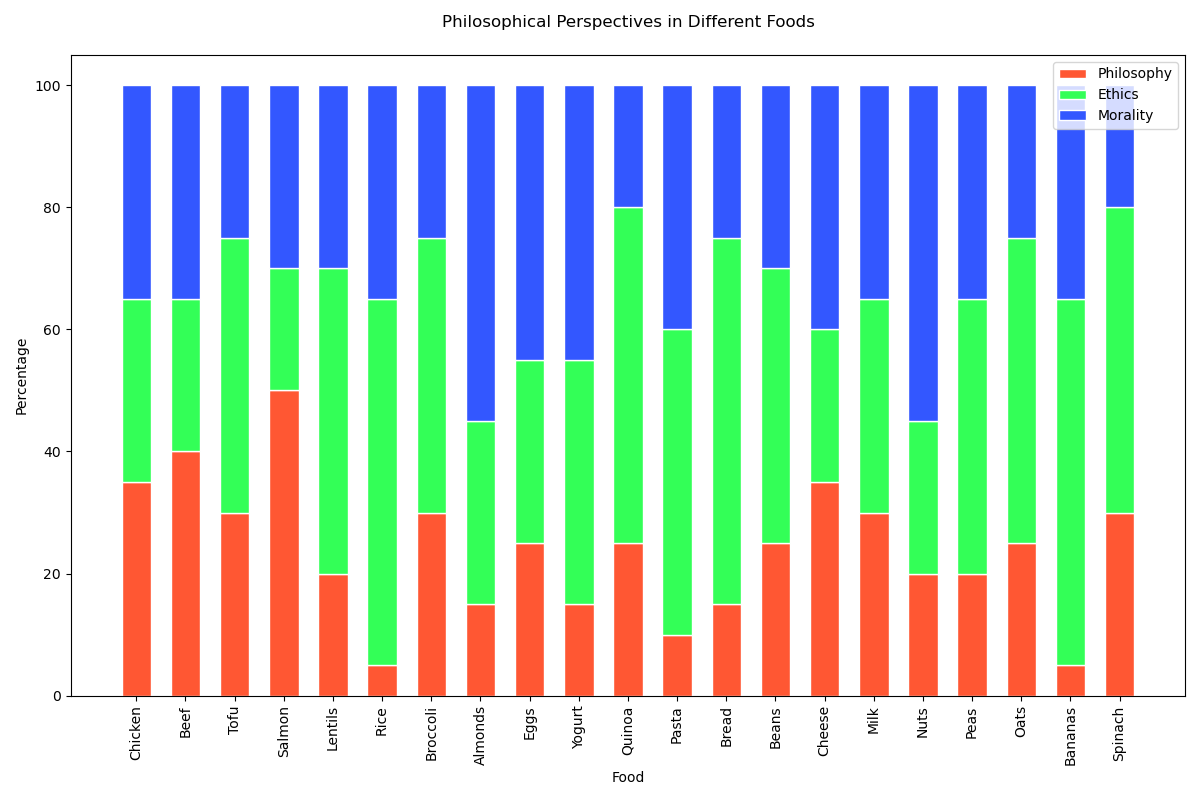

Source code (Python):

import matplotlib.pyplot as plt
import numpy as np

# Data
foods = ['Chicken', 'Beef', 'Tofu', 'Salmon', 'Lentils', 'Rice', 'Broccoli', 'Almonds', 'Eggs', 'Yogurt', 
         'Quinoa', 'Pasta', 'Bread', 'Beans', 'Cheese', 'Milk', 'Nuts', 'Peas', 'Oats', 'Bananas', 'Spinach']
philosophy = np.array([35, 40, 30, 50, 20, 5, 30, 15, 25, 15, 25, 10, 15, 25, 35, 30, 20, 20, 25, 5, 30])
ethics = np.array([30, 25, 45, 20, 50, 60, 45, 30, 30, 40, 55, 50, 60, 45, 25, 35, 25, 45, 50, 60, 50])
morality = np.array([35, 35, 25, 30, 30, 35, 25, 55, 45, 45, 20, 40, 25, 30, 40, 35, 55, 35, 25, 35, 20])

# Stacking the data
bottom1 = philosophy
bottom2 = philosophy + ethics

# Colors
colors = ['#FF5733', '#33FF57', '#3357FF']

# Create vertical bar chart
fig, ax = plt.subplots(figsize=(12, 8))

ax.bar(foods, philosophy, color=colors[0], edgecolor='white', width=0.6, label='Philosophy')
ax.bar(foods, ethics, bottom=bottom1, color=colors[1], edgecolor='white', width=0.6, label='Ethics')
ax.bar(foods, morality, bottom=bottom2, color=colors[2], edgecolor='white', width=0.6, label='Morality')

# Add legend
ax.legend(loc='upper right')

# Title and labels
ax.set_title('Philosophical Perspectives in Different Foods', pad=20)
ax.set_ylabel('Percentage')
ax.set_xlabel('Food')

# Rotate x-axis labels for better readability
plt.xticks(rotation=90)

# Display the chart
plt.tight_layout()
plt.show()
